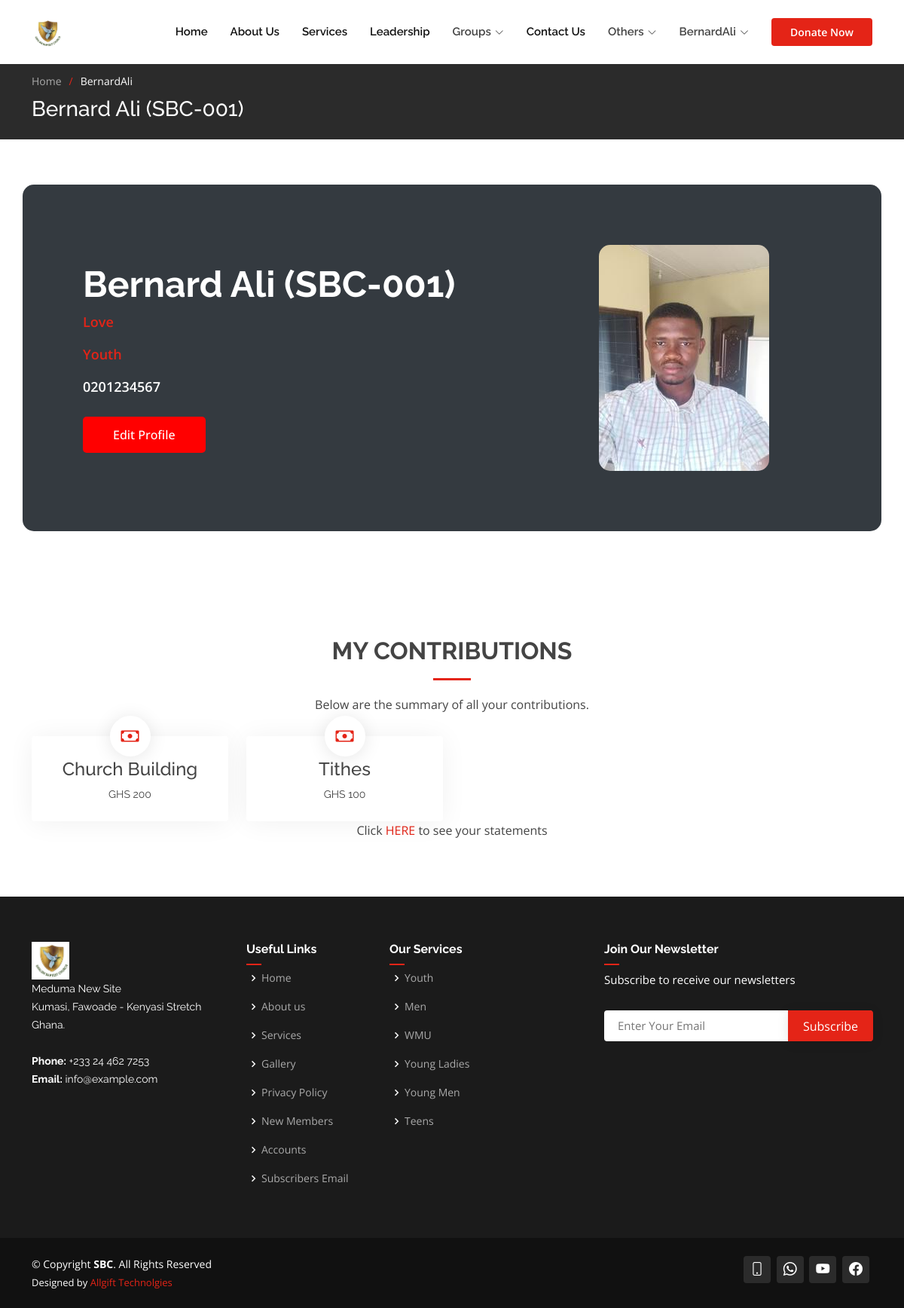
The app's page /BernardAli/ (signed in) with its own data.
### authy/models.py (models this page shows, shortened)
class Profile(models.Model):
    user = models.OneToOneField(User, on_delete=models.CASCADE, related_name='profile')
    full_name = models.CharField(max_length=50)
    gender = models.CharField(max_length=50, choices=GENDER_CHOICES, null=True, blank=True)
    blood_group = models.CharField(max_length=50, choices=BLOOD_CHOICES, null=True, blank=True)
    place_of_residence = models.CharField(max_length=50)
    birth_date = models.DateField(null=True, blank=True)
    work_status = models.CharField(max_length=50, choices=WORK_STATUS_CHOICES, default='Student')
    organisation_name = models.CharField(max_length=50, null=True, blank=True)
    education_level = models.CharField(max_length=50, choices=EDUCATION_LEVEL_CHOICES, null=True, blank=True)
    image = models.ImageField(default='default.jpg', upload_to='profile_pics', null=True, blank=True)
    created = models.DateField(auto_now_add=True)
    hometown = models.CharField(max_length=50, null=True, blank=True)
    marital_status = models.CharField(max_length=20, choices=MARRIAGE_STATUS_CHOICE, default='Single')
    spouse = models.CharField(max_length=50, null=True, blank=True)
    no_of_children = models.IntegerField(null=True, blank=True)
    phone_no = models.CharField(max_length=20)
    email = models.CharField(max_length=50, null=True, blank=True)
    father_name = models.CharField(max_length=100, null=True, blank=True)
    father_alive = models.CharField(max_length=3, choices=YES_NO_CHOICES, default='Yes')
    mother_name = models.CharField(max_length=100, null=True, blank=True)
    mother_alive = models.CharField(max_length=3, choices=YES_NO_CHOICES, default='Yes')
    next_of_kin_contact = models.CharField(max_length=20, null=True, blank=True)
    date_joined = models.DateField(null=True, blank=True)
    baptism = models.CharField(max_length=10, choices=BAPTISM_CHOICES, default='Not Yet')
    family = models.ForeignKey(Family, on_delete=models.DO_NOTHING, null=True, blank=True, related_name='family')
    auxiliary = models.ForeignKey(Auxiliaries, on_delete=models.DO_NOTHING, null=True, blank=True)
    ministry = models.ForeignKey(Ministries, on_delete=models.DO_NOTHING, null=True, blank=True)
    is_deacon = models.BooleanField(default=False)
    is_council_member = models.BooleanField(default=False)

### core/models.py (models this page shows, shortened)
class Family(models.Model):
    name = models.CharField(max_length=255)
    contact = models.CharField(max_length=13, blank=True, null=True)
    location = models.TextField(blank=True, null=True)
    speech = models.TextField(blank=True, null=True)
    deacon_img = models.ImageField(default='group.png', upload_to='auxiliaries', blank=True, null=True)
    group_img = models.ImageField(default='group.png', upload_to='auxiliaries', blank=True, null=True)
    contribution_target = models.DecimalField(max_digits=8, decimal_places=2, blank=True, null=True)
    def get_absolute_url(self):
        return reverse('family_details', args=[str(self.id)])
    def __str__(self):
        return self.name

class Auxiliaries(models.Model):
    name = models.CharField(max_length=255)
    designation = models.CharField(max_length=255, blank=True, null=True)
    about_us = models.TextField(blank=True, null=True)
    mission = models.TextField(blank=True, null=True)
    speech = models.TextField(blank=True, null=True)
    president_picture = models.ImageField(default='group.png', upload_to='auxiliaries', blank=True, null=True)
    group_img = models.ImageField(default='group.png', upload_to='auxiliaries', blank=True, null=True)
    contribution_target = models.DecimalField(max_digits=8, decimal_places=2, blank=True, null=True)
    def get_absolute_url(self):
        return reverse('aux_details', args=[str(self.id)])
    def __str__(self):
        return self.name

### accounts/models.py (models this page shows, shortened)
class CashFlowHistory(models.Model):
    category = models.ForeignKey(Category, on_delete=models.DO_NOTHING, blank=True)
    item_name = models.CharField(max_length=50, blank=True, null=True)
    image = models.ImageField(default='product.png', upload_to='category_pics')
    receipt_no = models.CharField(max_length=50, blank=True, null=True)
    item_description = models.TextField(blank=True, null=True)
    amount = models.IntegerField(default='0', blank=True, null=True)
    returned_to = models.CharField(max_length=50, blank=True, null=True)
    received_from = models.ForeignKey(Profile, on_delete=models.DO_NOTHING, blank=True, null=True)
    balance = models.DecimalField(max_digits=10, decimal_places=2, default=0)
    created_on = models.DateTimeField(auto_now_add=True)
    last_updated = models.DateTimeField(auto_now=True)

### authy/views.py (the view, shortened to what this page needs)
# urls.py: path('<username>/', authy_views.profile, name='profile'),
@login_required
def profile(request, username):
    auxiliaries = Auxiliaries.objects.all()
    families = Family.objects.all()
    ministries = Ministries.objects.all()
    user = get_object_or_404(User, username=username)
    profile = Profile.objects.get(user=user)
    payment_summary = CashFlowHistory.objects.values('item_name').annotate(dcount=Sum('amount')).filter(received_from=profile)
    birth_date = profile.birth_date == date.today() and datetime.now().hour == 12 and datetime.now().minute == 3
    context = {
        'profile': profile,
        'auxiliaries': auxiliaries,
        'families': families,
        'ministries': ministries,
        'payment_summary': payment_summary
    }
    return render(request, 'authy/profile.html', context)

### core/models.py (called while the page is built)
    def get_absolute_url(self):
        return reverse('min_details', args=[str(self.id)])

### templates/authy/profile.html
{% extends 'base.html' %}
{% load static %}
{% load crispy_forms_tags %}
{% block content %}
      <section class="breadcrumbs">
        <div class="container">
          <ol>
            <li><a href="{% url 'home' %}">Home</a></li>
            <li>{{ profile.user.username }}</li>
          </ol>
          <h2>{{ profile.full_name }} (SBC-00{{profile.id}})</h2>
        </div>
      </section>
    <section id="cta" class="cta">
      <div class="container" data-aos="zoom-out">
        <div class="row g-5">
          <div class="col-lg-8 col-md-6 content d-flex flex-column justify-content-center order-last order-md-first">
            <h3><em>{{ profile.full_name }}</em> (SBC-00{{ profile.id }})</h3>
            <p><a href="{{ profile.family.get_absolute_url }}">{{ profile.family }}</a></p>
            <p><a href="{{ profile.auxiliary.get_absolute_url }}">{{ profile.auxiliary }}</a></p>
            <p>{{ profile.phone_no }}</p>
            {% if profile.full_name %}
              {% if user.is_authenticated %}
              <a class="cta-btn align-self-start" href="{% url 'edit_profile' profile.user %}">Edit Profile</a>
              {% endif %}
            {% else %}
              <p>Complete your profile</p>
              {% if user.is_authenticated %}
              <a class="cta-btn align-self-start" href="{% url 'edit_profile' profile.user %}">Complete Profile</a>
              {% endif %}
            {% endif %}
          </div>
          <div class="col-lg-4 col-md-6 order-first order-md-last d-flex align-items-center">
            <div class="img">
              <img src="{{ profile.image.url }}" alt="" class="img-fluid">
            </div>
          </div>
        </div>
      </div>
    </section>
    <section id="counts" class="counts">
      <div class="container" data-aos="fade-up">
          <div class="section-title">
              <h2>My Contributions</h2>
              <p>Below are the summary of all your contributions.</p>
            </div>
        <div class="row">
            {% for payments in payment_summary %}
                  <div class="col-lg-3 col-md-6">
                    <div class="count-box">
                      <i class="bi bi-cash color-cyan"></i>
                        <h4>{{payments.item_name}}</h4>
                        <p>GHS {{payments.dcount}}</p>
                    </div>
                  </div>
            {% empty %}
              <p>No payments recorded</p>
            {% endfor %}
        </div>
          {% if user.is_authenticated and request.user.id == profile.user.id %}
            <p style="text-align:center;">Click <a href="{% url 'statements' profile.id %}">HERE</a> to see your statements</p>
          {% endif %}
      </div>
    </section>
{% endblock content %}

### templates/base.html (shortened to what this page needs)
{% load static %}
<!DOCTYPE html>
<html lang="en">
<head>
  <link href="{% static 'assets/vendor/aos/aos.css' %}" rel="stylesheet">
  <link href="{% static 'assets/vendor/bootstrap/css/bootstrap.min.css' %}" rel="stylesheet">
  <link href="{% static 'assets/vendor/bootstrap-icons/bootstrap-icons.css' %}" rel="stylesheet">
  <link href="{% static 'assets/vendor/boxicons/css/boxicons.min.css' %}" rel="stylesheet">
  <link href="{% static 'assets/vendor/glightbox/css/glightbox.min.css' %}" rel="stylesheet">
  <link href="{% static 'assets/vendor/remixicon/remixicon.css' %}" rel="stylesheet">
  <link href="{% static 'assets/vendor/swiper/swiper-bundle.min.css' %}" rel="stylesheet">
  <link href="{% static 'assets/css/style.css' %}" rel="stylesheet">
</head>
<body>
  <header id="header" class="fixed-top d-flex align-items-center">
    <div class="container d-flex align-items-center">
       <a href="{% url 'home' %}" class="logo me-auto"><img src="{% static 'assets/img/shalom_logo.png' %}" alt=""></a>
      <nav id="navbar" class="navbar order-last order-lg-0">
        <ul>
          <li><a href="{% url 'home' %}">Home</a></li>
          <li><a href="/#about">About Us</a></li>
          <li><a href="/#services">Services</a></li>
          <li><a href="{% url 'leadership' %}">Leadership</a></li>
          <li class="dropdown"><a><span>Groups</span> <i class="bi bi-chevron-down"></i></a>
          </li>
          <li><a href="{% url 'contact' %}">Contact Us</a></li>
          <li class="dropdown"><a><span>Others</span> <i class="bi bi-chevron-down"></i></a>
          </li>
           {% if user.is_authenticated%}
           <li class="dropdown"><a><span>{{user.username}}</span> <i class="bi bi-chevron-down dropdown-indicator"></i></a>
          </li>
          {% else %}
          <li><a href="{% url 'login' %}">Login</a></li>
          {% endif %}
        </ul>
      </nav>
      {% if user.is_authenticated%}
        <a href="{% url 'initiate-payment'  %}" class="get-started-btn scrollto">Donate Now</a>
      {% else %}
        <a href="{% url 'join' %}" class="get-started-btn scrollto">Join Now</a>
      {% endif %}
    </div>
  </header>
  {% block content %}
  {% endblock content %}
  <footer id="footer">
    <div class="footer-top">
      <div class="container">
        <div class="row">
          <div class="col-lg-3 col-md-6 footer-contact">
            <a href="{% url 'home' %}" class="logo me-auto"><img src="{% static 'assets/img/shalom_logo.png' %}" alt="" height="50"></a>
            <p>
              Meduma New Site <br>
              Kumasi, Fawoade - Kenyasi Stretch<br>
              Ghana. <br><br>
              <strong>Phone:</strong> +233 24 462 7253<br>
              <strong>Email:</strong> info@example.com<br>
            </p>
          </div>
          <div class="col-lg-2 col-md-6 footer-links">
            <h4>Useful Links</h4>
            <ul>
              <li><i class="bx bx-chevron-right"></i> <a href="{% url 'home' %}">Home</a></li>
              <li><i class="bx bx-chevron-right"></i> <a href="{% url 'home' %}#about">About us</a></li>
              <li><i class="bx bx-chevron-right"></i> <a href="{% url 'home' %}#services">Services</a></li>
              <li><i class="bx bx-chevron-right"></i> <a href="{% url 'gallery' %}">Gallery</a></li>
              <li><i class="bx bx-chevron-right"></i> <a href="{% url 'privacy' %}">Privacy Policy</a></li>
              {% if user.is_authenticated and  user.is_staff %}
                <li><i class="bx bx-chevron-right"></i> <a href="{% url 'join_accepted' %}">New Members</a></li>
                <li><i class="bx bx-chevron-right"></i> <a href="{% url 'account_home' %}">Accounts</a></li>
                <li><i class="bx bx-chevron-right"></i> <a href="{% url 'subscribers_mail' %}">Subscribers Email</a></li>
              {% endif %}
            </ul>
          </div>
          <div class="col-lg-3 col-md-6 footer-links">
            <h4>Our Services</h4>
            <ul>
              {% for aux in auxiliaries%}
                <li><i class="bx bx-chevron-right"></i> <a href="{{aux.get_absolute_url}}">{{aux.name}}</a></li>
              {% endfor %}
            </ul>
          </div>
          <div class="col-lg-4 col-md-6 footer-newsletter">
            <h4>Join Our Newsletter</h4>
            <p>Subscribe to receive our newsletters</p>
            <form action="{% url 'subscribers' %}" method="post">
              <input type="email" name="email" placeholder="Enter Your Email">
              <input type="submit" value="Subscribe">
            </form>
          </div>
        </div>
      </div>
    </div>
    <div class="container d-md-flex py-4">
      <div class="me-md-auto text-center text-md-start">
        <div class="copyright">
          &copy; Copyright <strong><span>SBC</span></strong>. All Rights Reserved
        </div>
        <div class="credits">
          Designed by <a href="https://allgifttechnologies.com/">Allgift Technolgies</a>
        </div>
      </div>
      <div class="social-links text-center text-md-end pt-3 pt-md-0">
        {% if user.is_authenticated %}
            <a href="tel:+233244627253" class="google-plus"><i class="bi bi-phone"></i></a>
          {% else %}
            <a href="tel:+233244627253" class="google-plus"><i class="bi bi-phone"></i></a>
          {% endif %}
          <a href="https://api.whatsapp.com/send?phone=233244627253" class="google-plus"><i class="bi bi-whatsapp"></i></a>
          <a href="https://www.youtube.com/@shalombaptistchurch6140/videos" class="google-plus" target="_blank"><i class="bi bi-youtube"></i></a>
          <a href="https://web.facebook.com/baptistshalom?_rdc=1&_rdr" class="facebook" target="_blank"><i class="bi bi-facebook"></i></a>
      </div>
    </div>
  </footer>
</body>
</html>

### records on screen
Profile: user.username "BernardAli", full_name "Bernard Ali", id "1", family "Love", auxiliary "Youth", phone_no "0201234567", image (picture)
CashFlowHistory: item_name "Church Building", dcount "200"
CashFlowHistory: item_name "Tithes", dcount "100"
Auxiliaries: name "Youth"
Auxiliaries: name "Men"
Auxiliaries: name "WMU"
Auxiliaries: name "Young Ladies"
Auxiliaries: name "Young Men"
Auxiliaries: name "Teens"

### other values on screen
{{ user.username }} "BernardAli"
